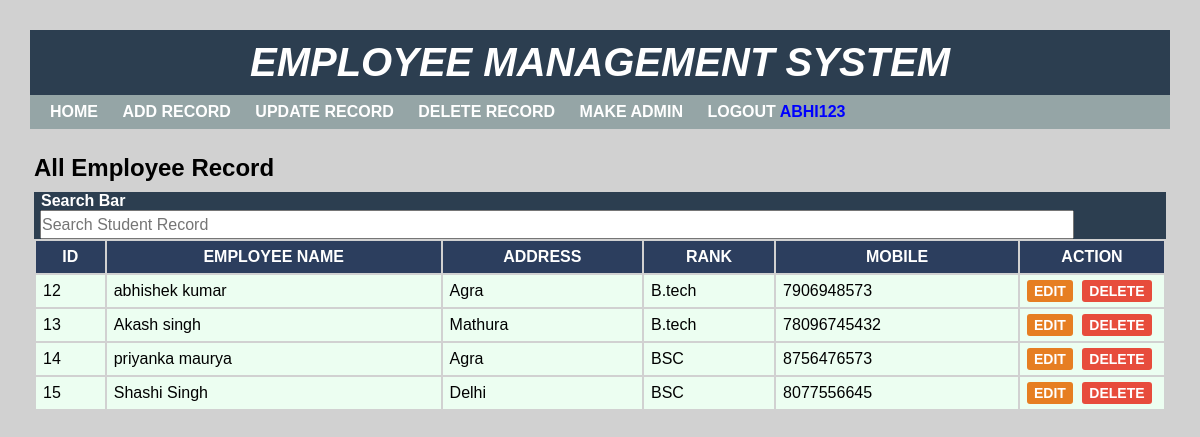
The page /home.php (signed in) on the database its author committed.
### tables this page shows
CREATE TABLE `student` (
  `sid` int(11) NOT NULL,
  `sname` varchar(50) NOT NULL,
  `saddress` varchar(50) NOT NULL,
  `sclass` int(11) NOT NULL,
  `sphone` varchar(20) NOT NULL
);

CREATE TABLE `studentclass` (
  `cid` int(11) NOT NULL,
  `cname` varchar(10) NOT NULL
);

### home.php (the view, shortened to what this page needs)
<?php
 include "header.php";
?>
<div class="main-content">
    <h2>All Employee Record</h2>
    <?php
       include "config.php";
       $sql = "SELECT * FROM student JOIN studentclass WHERE student.sclass = studentclass.cid";
       $result = mysqli_query($conn, $sql) or die("Query failed!");
       if(mysqli_num_rows($result)>0){
         ?>
         <div class="search-bar">
             <label for="">Search Bar</label>
             <input type="text" onkeyup="search()" id="text" placeholder="Search Student Record">
         </div>
         <table id="table">
            <thead>
                <th>ID</th>
                <th>Employee Name</th>
                <th>Address</th>
                <th>Rank</th>
                <th>Mobile</th>
                <th>Action</th>
            </thead>
            <tbody>
                <?php
                while($row = mysqli_fetch_assoc($result)){
                    ?>
                    <tr>
                        <td><?php echo $row["sid"]; ?></td>
                        <td><?php echo $row["sname"]; ?></td>
                        <td><?php echo $row["saddress"]; ?></td>
                        <td><?php echo $row["cname"]; ?></td>
                        <td><?php echo $row["sphone"]; ?></td>
                        <td>
                            <a href="edit.php?id=<?php echo $row['sid'];?>">Edit</a>
                            <a href="delete-inline.php?id=<?php echo $row['sid'];?>">Delete</a>
                        </td>
                    </tr>
                    <?php
                }
                ?>
            </tbody>
         </table>
         <?php
       }else{
           echo "<h2>NO Record Found!</h2>";
       }
    ?>
</div>

### header.php (shortened to what this page needs)
<?php
if(!isset($_SESSION["username"])){
    header("location: login.php");
}else{
    ?>
    <!DOCTYPE html>
<html lang="en">
<head>
    <link rel="stylesheet" href="style.css">
</head>
<body>
    <div class="wrapper">
        <div class="header">
            <h1>Employee Management System</h1>
        </div>
        <div class="menu">
            <ul>
                <li>
                    <a href="home.php">Home</a>
                </li>
                <li>
                    <a href="add.php">Add Record</a>
                </li>
                <li>
                    <a href="update.php">Update Record</a>
                </li>
                <li>
                    <a href="delete.php">Delete Record</a>
                </li>
                <li>
                    <a href="admin.php">Make Admin</a>
                </li>
                <li>
                    <a href="logout.php">Logout <span style="color: blue;"><?php echo $_SESSION['username'];?></span></a>
                </li>
            </ul>
        </div>
    </div>
</body>
</html>
    <?php
}
?>

### style.css (style rules this page uses)
* { padding: 0px; margin: 0px; }
body { font: 16px arial; background: #d1d1d1; }
.wrapper { width: 95%; margin: 30px auto 0px; background: #fff; }
.header { text-align: center; background: #2c3e50; padding: 10px; }
.header h1 { color: #fff; font-size: 40px; font-style: italic; font-weight: 700; text-transform: uppercase; margin: 0; }
.menu { background: #95a5a6; }
.menu ul { padding: 0 10px; margin: 0px; list-style-type: none; }
.menu ul li { display: inline-block; }
.menu ul li a { color: #fff; font-size: 16px; font-weight: 600; padding: 8px 10px; display: block; text-decoration: none; text-transform: uppercase; transition: all 0.5s ease; }
.main-content { padding: 25px 34px; min-height: 400px; }
.main-content h2 { margin: 0 0 10px; text-transform: capitalize; }
.main-content table { width: 100%; margin: 0 0 20px; }
.main-content table th { color: #fff; background: #2c3e5e; text-transform: uppercase; padding: 7px; }
.main-content table th:last-child { width: 130px; }
.main-content table td { background-color: #ecfef1; padding: 7px; }
.main-content table td a { font-size: 14px; font-weight: 600; text-transform: uppercase; padding: 3px 7px; color: #fff; background: #e67e22; text-decoration: none; border-radius: 3px; }
.main-content table td a:nth-child(2) { background-color: #e74c3c; margin: 0 0 0 5px; }
.search-bar { background: #2c3e50; }
.search-bar label { padding: 5px 7px; color: #fff; font-weight: bold; }
.search-bar input { width: 91%; height: 25px; margin-left: 6px; outline: none; font-size: 16px; }

### rows shown on the page
student: sid "12", sname "abhishek kumar", saddress "Agra", studentclass.cname "B.tech", sphone "7906948573"
student: sid "13", sname "Akash singh", saddress "Mathura", studentclass.cname "B.tech", sphone "78096745432"
student: sid "14", sname "priyanka maurya", saddress "Agra", studentclass.cname "BSC", sphone "8756476573"
student: sid "15", sname "Shashi Singh", saddress "Delhi", studentclass.cname "BSC", sphone "8077556645"

### other values the page prints
$_SESSION['username'] "ABHI123"
